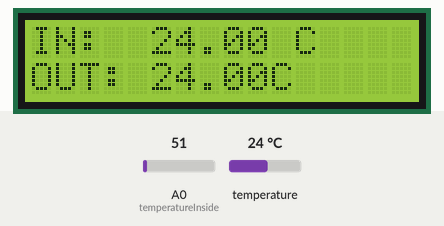
This sketch was run on a simulated Arduino Uno, built with avr-gcc and run on an emulated ATmega328P. On the bench: 16×2 character LCD. The test bench sets the inputs (shaded band); at power-on: temperature 24 °C, A0 (temperatureInside) = 51. What the sketch prints to the serial monitor is not drawn.

Above: at 1.2 s.
1.3 s: temperature set to 12 °C
At 2.7 s:
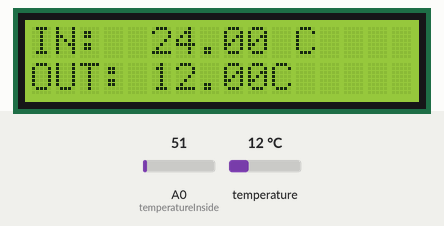
3.6 s: A0 (temperatureInside) set to 61
At 4.8 s:
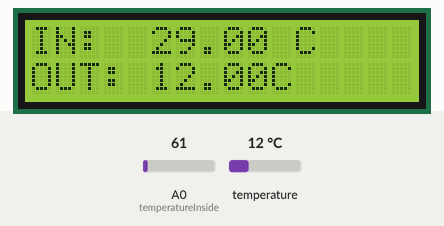
5.6 s: temperature set to 19 °C
At 7.0 s:
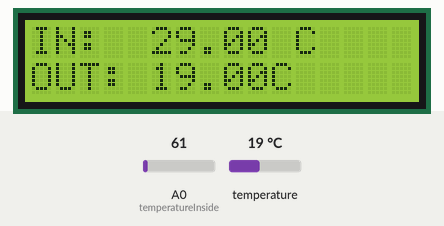
7.6 s: A0 (temperatureInside) set to 71
At 9.2 s:
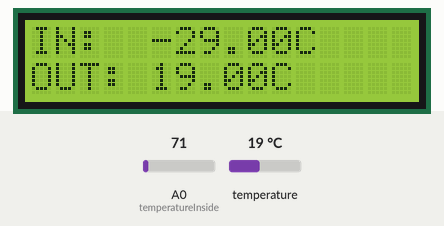
9.6 s: temperature set to 28 °C
At 11.3 s:
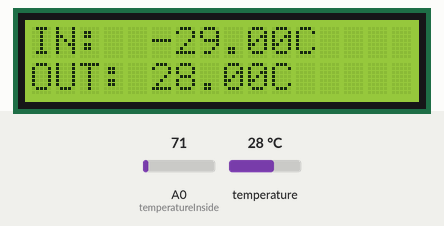
11.6 s: A0 (temperatureInside) set to 86
At 13.6 s:
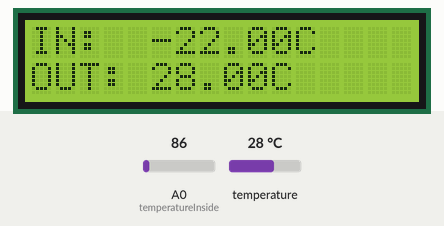
Timing chart, 0 to 14.7 s (numbered marks = the images above; inputs shaded):
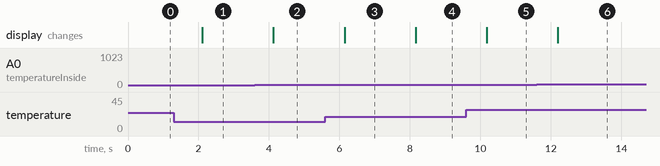

Measured:
- after the input at 1.3 s, the display: changes after 0.81 s (image 1)
- after the input at 3.6 s, the display: changes after 0.53 s (image 2)
- after the input at 5.6 s, the display: changes after 0.55 s (image 3)
- after the input at 7.6 s, the display: changes after 0.57 s (image 4)
- after the input at 9.6 s, the display: changes after 0.58 s (image 5)
- after the input at 11.6 s, the display: changes after 0.60 s (image 6)

The sketch:

Evaluatie_week_3_-_2022.ino
```cpp
#include <DHT_U.h>
#include <Wire.h>
#include <LiquidCrystal_I2C.h>
LiquidCrystal_I2C lcd(0x27, 16, 2);

#define temperatureInside 0
#define dhtpinOutside 6
#define DHTTYPE DHT11
int val;
float tempOldOut = 0;
float tempOldIn = 0;
float mv = 0;
DHT_Unified dhtOut(dhtpinOutside, DHTTYPE);

void setup()
{
  Serial.begin(9600);
  dhtOut.begin();
  lcd.begin();
  lcd.setBacklight(HIGH);
}

void loop()
{

  sensors_event_t event;
  dhtOut.temperature().getEvent(&event);
  if (isnan(event.temperature)) {
    Serial.println(F("Error reading temperature!"));
    lcd.setCursor(0,1);
    lcd.print("Error reading");
  }
  else {
    if(tempOldOut!= event.temperature){
      tempOldOut = event.temperature;
      Serial.print(F("Temperature out: "));
      Serial.print(event.temperature);
      Serial.println(F("°C"));
      lcd.setCursor(0,1);
      lcd.print("OUT: ");
      lcd.setCursor(5,1);
      lcd.print(event.temperature);
      lcd.setCursor(10,1);
      lcd.print("C");
       }

  }
  val = analogRead(temperatureInside);
  mv = ( val * 500)/1023;

  if(tempOldIn!=mv)
  {
    tempOldIn = mv;
    Serial.print("Temperature in: ");
    Serial.print(mv);
    Serial.print("*C");
    Serial.println();
    lcd.setCursor(0,0);
    lcd.print("IN: ");
    lcd.setCursor(5,0);
    lcd.print(mv);
    lcd.setCursor(11,0);
    lcd.print("C");
  }
  delay(1000);
}
```
